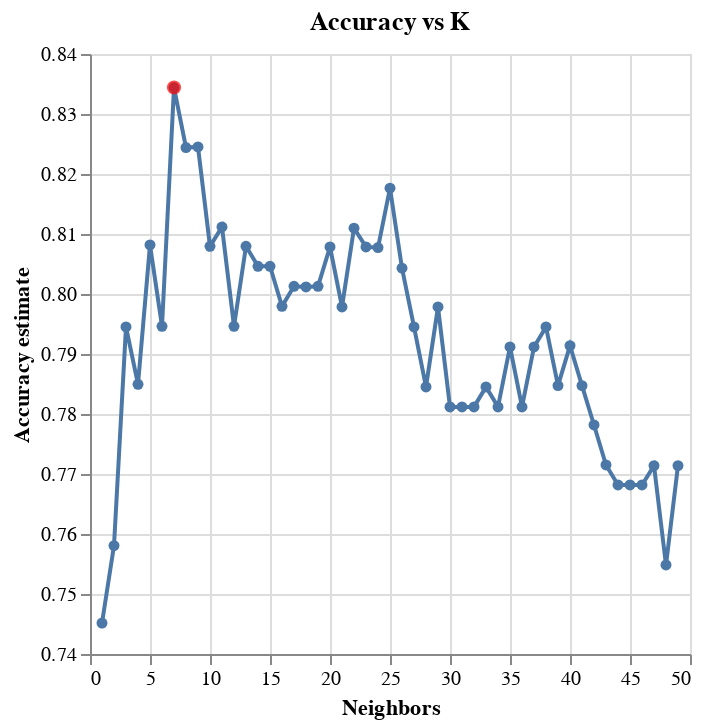

Notebook source saved alongside this figure:
### Code cell
# cross validation to find the best k
parameter_grid = {
    "kneighborsclassifier__n_neighbors": range(1, 50),
}

tune_grid = GridSearchCV(
    estimator=pipe,
    param_grid=parameter_grid,
    cv=10
)

accuracies_grid = pd.DataFrame(
    tune_grid.fit(
        X = x,
        y = y
    ).cv_results_
)

accuracies_grid = (
    accuracies_grid[[
        "param_kneighborsclassifier__n_neighbors",
        "mean_test_score",
        "std_test_score"
    ]]
    .assign(sem_test_score=accuracies_grid["std_test_score"] / 10**(1/2))
    .rename(columns={"param_kneighborsclassifier__n_neighbors": "n_neighbors"})
    .drop(columns=["std_test_score"])
)

accuracy_vs_k = alt.Chart(accuracies_grid, title="Accuracy vs K").mark_line(point=True).encode(
    x=alt.X("n_neighbors")
    .title("Neighbors"),
    y=alt.Y("mean_test_score")
        .scale(zero=False)
        .title("Accuracy estimate")
)

best_k = tune_grid.best_params_["kneighborsclassifier__n_neighbors"]
best_k_df = pd.DataFrame({
    "best_k" : [best_k],
    "best_acc" : [tune_grid.best_score_]
})

# marks the best k
best_k_plot = alt.Chart(best_k_df).mark_point(filled=True, size=50).encode(
    x = "best_k",
    y = "best_acc",
    color = alt.value("red")
)

accuracy_vs_k + best_k_plot

### Figure 1 — Vega-Lite specification as saved in the notebook (floating-point values rounded to 4 significant figures)
{"config": {"view": {"continuousWidth": 300, "continuousHeight": 300}}, "layer": [{"data": {"name": "data-8826ec5127022a66455fd3f91d6b76e6"}, "mark": {"type": "line", "point": true}, "encoding": {"x": {"field": "n_neighbors", "title": "Neighbors", "type": "quantitative"}, "y": {"field": "mean_test_score", "scale": {"zero": false}, "title": "Accuracy estimate", "type": "quantitative"}}, "title": "Accuracy vs K"}, {"data": {"name": "data-430750375b499408446ea9ed44fe5c97"}, "mark": {"type": "point", "filled": true, "size": 50}, "encoding": {"color": {"value": "red"}, "x": {"field": "best_k", "type": "quantitative"}, "y": {"field": "best_acc", "type": "quantitative"}}}], "$schema": "https://vega.github.io/schema/vega-lite/v5.16.3.json", "datasets": {"data-8826ec5127022a66455fd3f91d6b76e6": [{"n_neighbors": 1, "mean_test_score": 0.7452, "sem_test_score": 0.02335}, {"n_neighbors": 2, "mean_test_score": 0.7581, "sem_test_score": 0.02231}, {"n_neighbors": 3, "mean_test_score": 0.7945, "sem_test_score": 0.01495}, {"n_neighbors": 4, "mean_test_score": 0.7849, "sem_test_score": 0.01549}, {"n_neighbors": 5, "mean_test_score": 0.8082, "sem_test_score": 0.01719}, {"n_neighbors": 6, "mean_test_score": 0.7946, "sem_test_score": 0.01484}, {"n_neighbors": 7, "mean_test_score": 0.8344, "sem_test_score": 0.0163}, {"n_neighbors": 8, "mean_test_score": 0.8244, "sem_test_score": 0.01571}, {"n_neighbors": 9, "mean_test_score": 0.8245, "sem_test_score": 0.01885}, {"n_neighbors": 10, "mean_test_score": 0.808, "sem_test_score": 0.01867}, {"n_neighbors": 11, "mean_test_score": 0.8112, "sem_test_score": 0.01944}, {"n_neighbors": 12, "mean_test_score": 0.7946, "sem_test_score": 0.01479}, {"n_neighbors": 13, "mean_test_score": 0.808, "sem_test_score": 0.01744}, {"n_neighbors": 14, "mean_test_score": 0.8046, "sem_test_score": 0.01519}, {"n_neighbors": 15, "mean_test_score": 0.8046, "sem_test_score": 0.01364}, {"n_neighbors": 16, "mean_test_score": 0.798, "sem_test_score": 0.01664}, {"n_neighbors": 17, "mean_test_score": 0.8013, "sem_test_score": 0.01488}, {"n_neighbors": 18, "mean_test_score": 0.8012, "sem_test_score": 0.01768}, {"n_neighbors": 19, "mean_test_score": 0.8013, "sem_test_score": 0.01488}, {"n_neighbors": 20, "mean_test_score": 0.8078, "sem_test_score": 0.01873}, {"n_neighbors": 21, "mean_test_score": 0.7978, "sem_test_score": 0.01859}, {"n_neighbors": 22, "mean_test_score": 0.811, "sem_test_score": 0.01781}, {"n_neighbors": 23, "mean_test_score": 0.8078, "sem_test_score": 0.01881}, {"n_neighbors": 24, "mean_test_score": 0.8077, "sem_test_score": 0.01831}, {"n_neighbors": 25, "mean_test_score": 0.8176, "sem_test_score": 0.01917}, {"n_neighbors": 26, "mean_test_score": 0.8043, "sem_test_score": 0.01817}, {"n_neighbors": 27, "mean_test_score": 0.7945, "sem_test_score": 0.01889}, {"n_neighbors": 28, "mean_test_score": 0.7845, "sem_test_score": 0.0214}, {"n_neighbors": 29, "mean_test_score": 0.7978, "sem_test_score": 0.01925}, {"n_neighbors": 30, "mean_test_score": 0.7812, "sem_test_score": 0.01921}, {"n_neighbors": 31, "mean_test_score": 0.7812, "sem_test_score": 0.02033}, {"n_neighbors": 32, "mean_test_score": 0.7812, "sem_test_score": 0.02026}, {"n_neighbors": 33, "mean_test_score": 0.7845, "sem_test_score": 0.01978}, {"n_neighbors": 34, "mean_test_score": 0.7812, "sem_test_score": 0.01921}, {"n_neighbors": 35, "mean_test_score": 0.7912, "sem_test_score": 0.01963}, {"n_neighbors": 36, "mean_test_score": 0.7812, "sem_test_score": 0.01978}, {"n_neighbors": 37, "mean_test_score": 0.7912, "sem_test_score": 0.01906}, {"n_neighbors": 38, "mean_test_score": 0.7945, "sem_test_score": 0.01767}, {"n_neighbors": 39, "mean_test_score": 0.7847, "sem_test_score": 0.01842}, {"n_neighbors": 40, "mean_test_score": 0.7914, "sem_test_score": 0.01562}, {"n_neighbors": 41, "mean_test_score": 0.7847, "sem_test_score": 0.01582}, {"n_neighbors": 42, "mean_test_score": 0.7782, "sem_test_score": 0.0163}, {"n_neighbors": 43, "mean_test_score": 0.7715, "sem_test_score": 0.01912}, {"n_neighbors": 44, "mean_test_score": 0.7682, "sem_test_score": 0.02057}, {"n_neighbors": 45, "mean_test_score": 0.7682, "sem_test_score": 0.02057}, {"n_neighbors": 46, "mean_test_score": 0.7682, "sem_test_score": 0.02057}, {"n_neighbors": 47, "mean_test_score": 0.7714, "sem_test_score": 0.02089}, {"n_neighbors": 48, "mean_test_score": 0.7548, "sem_test_score": 0.0202}, {"n_neighbors": 49, "mean_test_score": 0.7714, "sem_test_score": 0.01804}], "data-430750375b499408446ea9ed44fe5c97": [{"best_k": 7, "best_acc": 0.8344}]}}
